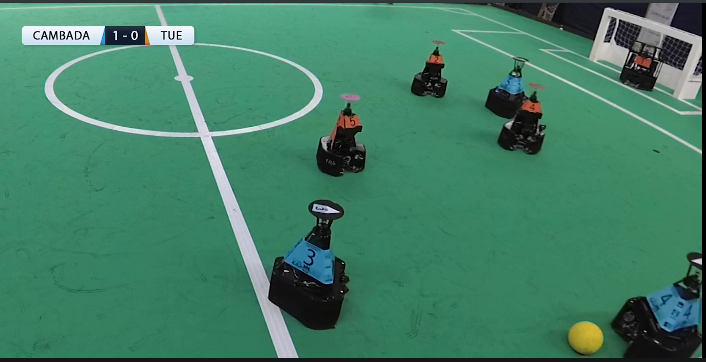
#> input picture Entrega4/2.png, 706 x 362 px
$ python ponto4.py
#> lines starting #> are read from the running program, lines starting #| are printed output that depends on the picture; after the words box and inside, x2 and y2 are one past the last pixel; in counts of white or black regions, pixels touching at a corner belong together
import cv2
import numpy as np

img = cv2.imread('2.png',0)
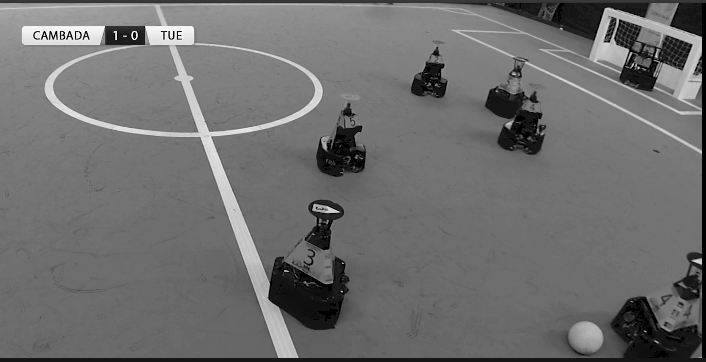
#> img: shape (362, 706); min 0, max 252, mean 110.4
gray_img = cv2.cvtColor(img,cv2.COLOR_GRAY2BGR)	# Convert to gray-scale
lower_red=np.array([169,100,100])
upper_red=np.array([189,255,255])
mask=cv2.inRange(gray_img,lower_red,upper_red)
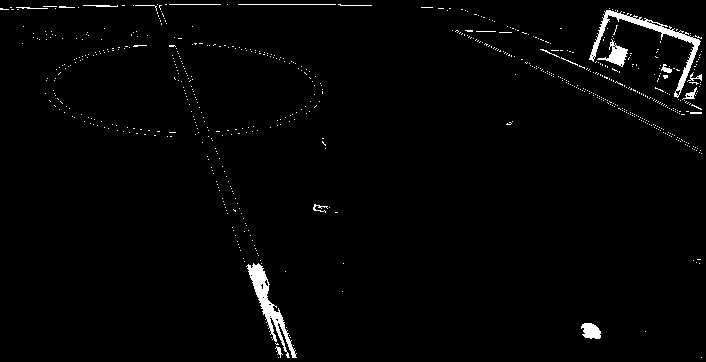
#> mask: shape (362, 706); 1.8% white; 681 white regions (661 under 20 px), largest, box (x1, y1, x2, y2) and area: (589, 10, 701, 98) 1178, (246, 263, 297, 358) 1137, (597, 39, 628, 67) 324

blured = cv2.medianBlur(img,3)					# Blur the image to reduce noise


circles = cv2.HoughCircles(blured,cv2.HOUGH_GRADIENT,1,img.shape[0]/64,param1=300,param2=40,minRadius=0,maxRadius=0)  # image, dp, minDistance, minRadious and maxRadious
#> circles = [[584.5, 337.5, 16.9]]

while True:

	image_cercle = np.uint16(np.around(circles))
#> image_cercle = [[584, 338, 17]]

	for pt in image_cercle[0,0:2]:

		#centre_x,centre_y,rayon=pt[0],pt[1],pt[2]
		cv2.circle(gray_img,(pt[0],pt[1]),pt[2],(0,255,255),4)
		cv2.circle(gray_img,(pt[0],pt[1]),1,(255,0,0),3)
		# show image
		cv2.namedWindow('image mask ', cv2.WINDOW_AUTOSIZE)
		cv2.imshow('image mask ', mask)
		cv2.namedWindow('color image', cv2.WINDOW_AUTOSIZE)
		cv2.imshow('color image', gray_img)
		cv2.waitKey(1)
#> this loop made 1 pass
#> pass 1, `cv2.imshow('color image', gray_img)`:
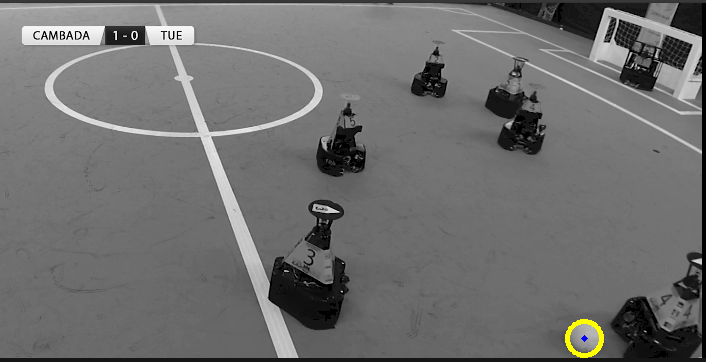
#> window 'color image': shape (362, 706, 3); mean B, G, R 110.2, 110.7, 110.7
cv2.imshow('detected circles',gray_img)
cv2.waitKey(0)
cv2.destroyAllWindows()

$ run again, with Entrega4/CambadaIMAGE.png copied over Entrega4/2.png
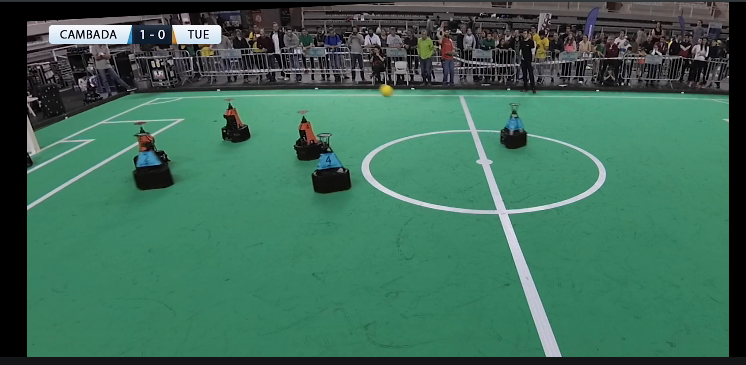
#> input picture Entrega4/CambadaIMAGE.png, 746 x 365 px
#> `mask=cv2.inRange(gray_img,lower_red,upper_red)`:
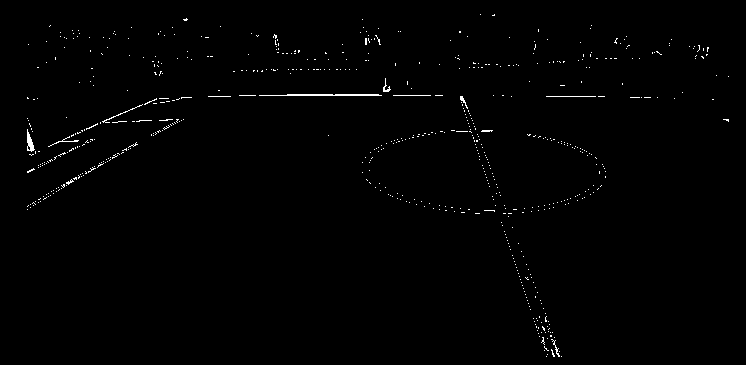
#> mask: shape (365, 746); 0.73% white in thin lines or dots, all inside (x1, y1, x2, y2) = (27, 14, 729, 357)
#> circles = 211 rows, first 8: [430.5, 107.5, 96.5], [158.5, 214.5, 195.2], [418.5, 99.5, 99.1], [423.5, 118.5, 83.8], [450.5, 105.5, 104.2], [410.5, 102.5, 91.6], [417.5, 120.5, 109.5], [545.5, 119.5, 86.5]
#> image_cercle = 211 rows, first 8: [430, 108, 96], [158, 214, 195], [418, 100, 99], [424, 118, 84], [450, 106, 104], [410, 102, 92], [418, 120, 110], [546, 120, 86]
#> the loop `for pt in image_cercle[0,0:2]:` made 2 passes
#> pass 2, `cv2.imshow('color image', gray_img)`:
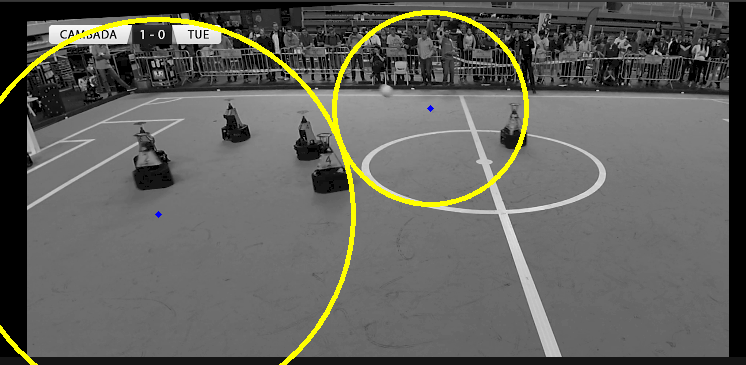
#> window 'color image': shape (365, 746, 3); mean B, G, R 92.2, 98.1, 98.1

$ run again, with Entrega4/Cores2.png copied over Entrega4/2.png
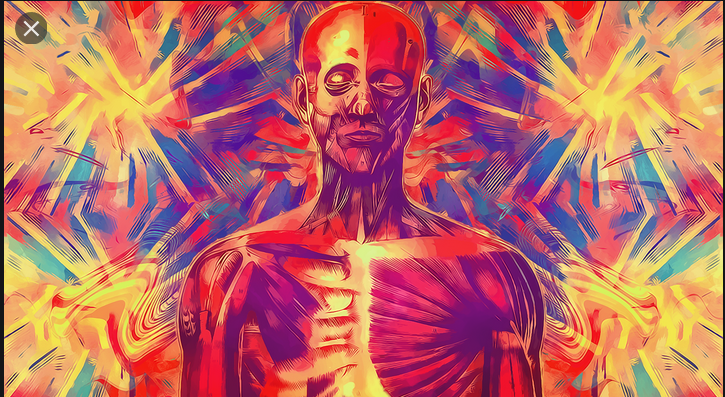
#> input picture Entrega4/Cores2.png, 725 x 397 px
#> `mask=cv2.inRange(gray_img,lower_red,upper_red)`:
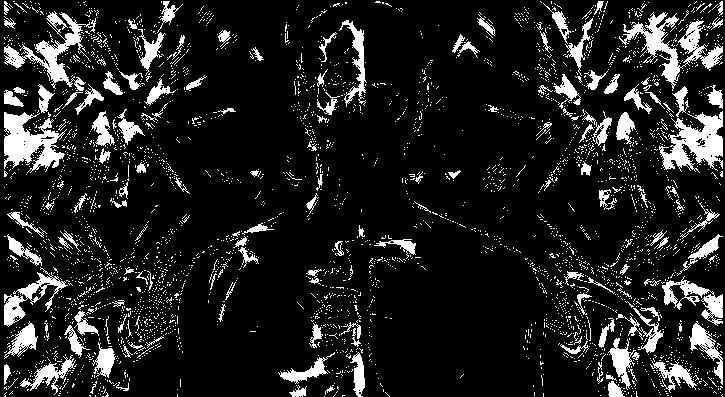
#> mask: shape (397, 725); 12.6% white; 3385 white regions (3219 under 20 px), largest, box (x1, y1, x2, y2) and area: (619, 12, 723, 91) 2217, (659, 111, 723, 173) 2085, (4, 112, 67, 173) 2075
#> circles = 969 rows, first 8: [417.5, 384.5, 288.8], [281.5, 380.5, 277.9], [410.5, 362.5, 269.9], [272.5, 393.5, 324.9], [410.5, 378.5, 279.2], [274.5, 204.5, 147.5], [290.5, 394.5, 286.8], [290.5, 387.5, 286.8]
#> image_cercle = 969 rows, first 8: [418, 384, 289], [282, 380, 278], [410, 362, 270], [272, 394, 325], [410, 378, 279], [274, 204, 148], [290, 394, 287], [290, 388, 287]
#> the loop `for pt in image_cercle[0,0:2]:` made 2 passes
#> pass 2, `cv2.imshow('color image', gray_img)`:
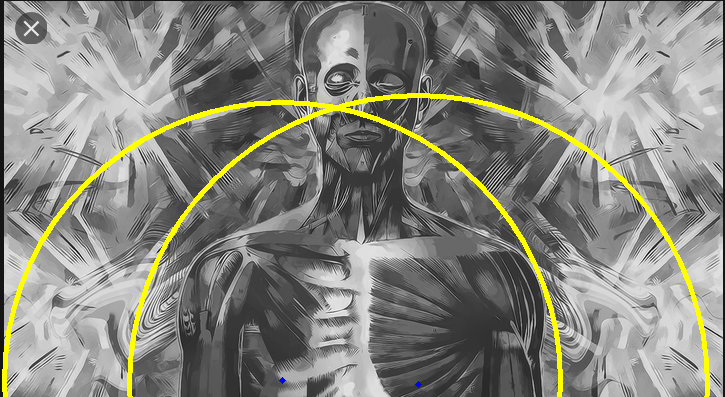
#> window 'color image': shape (397, 725, 3); mean B, G, R 125.9, 133.9, 133.9
